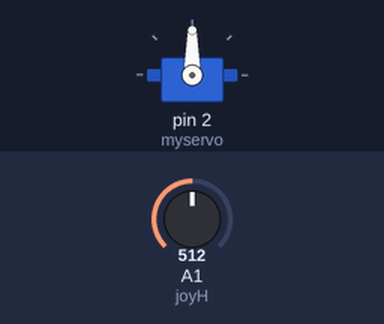
The sketch below on a simulated Arduino Nano, built with avr-gcc and run on an emulated ATmega328P. Shown: servo. Inputs (shaded band) come from the test bench; at power-on: A1 (joyH) = 512.

Above: at 1.2 s.
1.3 s: A1 (joyH) set to 716
At 2.1 s:
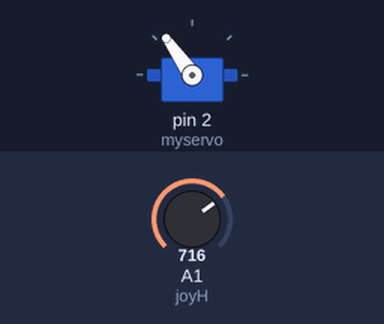
2.8 s: A1 (joyH) set to 900
At 4.0 s:
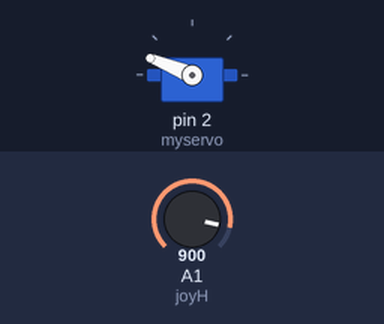
4.3 s: A1 (joyH) set to 1023
At 5.5 s:
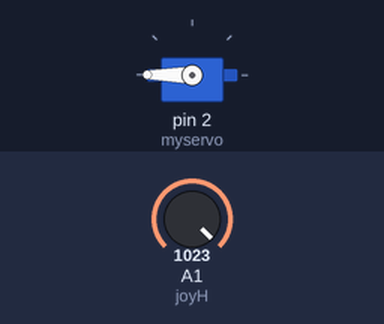
5.8 s: A1 (joyH) set to 306
At 6.4 s:
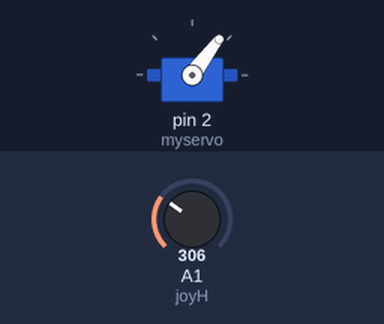
7.3 s: A1 (joyH) set to 122
At 7.8 s:
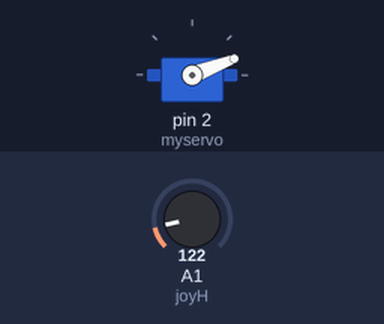
Timing chart, 0 to 9.8 s (numbered marks = the images above; inputs shaded):
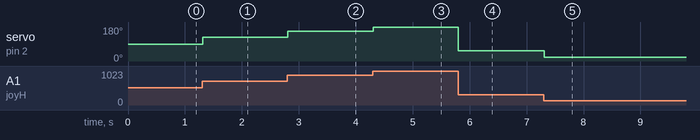

Measured:
- after the input at 1.3 s, servo on pin 2 (myservo): 90° → 125° at once
- after the input at 2.8 s, servo on pin 2 (myservo): 125° → 158° at once
- after the input at 4.3 s, servo on pin 2 (myservo): 158° → 180° at once
- after the input at 5.8 s, servo on pin 2 (myservo): 180° → 53° at once
- after the input at 7.3 s, servo on pin 2 (myservo): 53° → 21° at once

The sketch:

yes-no.ino
```cpp
//
// Yes-No
// wp
//
// arduino nano - servo - joystick
//
// servo input -> D2
// joystick axis -> A1
//

#include <Servo.h>

Servo myservo;        // create servo object

int pos = 0;          // servo position
const int joyH = 1;   // pin A1 for joystick axis

void setup() {
  myservo.attach(2);  // attaches the servo on pin D2
  Serial.begin(9600);
}

void loop() {
  pos = analogRead(joyH);
  pos = map(pos, 0, 1023, 0, 180);  // rescale joystick value
  myservo.write(pos);               // command servo to 'pos'
  delay(15);                        // for servo actuation
}
```
